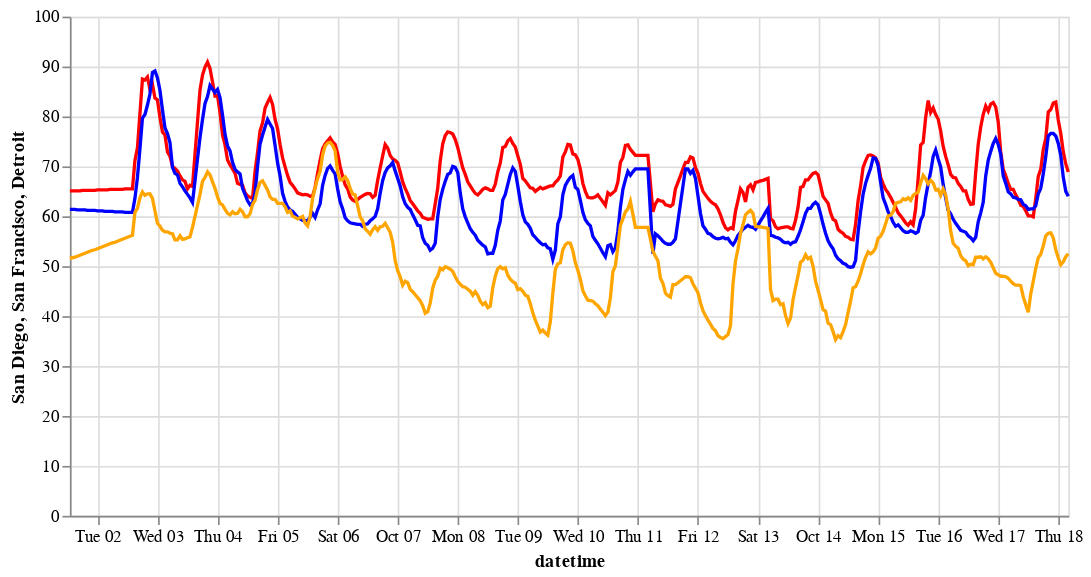

Notebook source saved alongside this figure:
### Markdown cell above
Here is the "correct" way to pass the entries in `chart_list` as arguments to the `alt.layer` function.

Aside from the procedure in this section taking numerous steps, there are other issues as well.  For example, how can we tell from the following chart which color corresponds to which city?  Related to this: there would be no way to add a tooltip to this chart that would display the corresponding city.  (It would be no problem to add a tooltip displaying the temperature or the date.)

### Code cell
alt.layer(*chart_list)

### Figure 1 — Vega-Lite specification as saved in the notebook (floating-point values rounded to 4 significant figures; data arrays with more than 128 entries replaced by an {"elided": "..."} marker saying what was removed)
{"config": {"view": {"continuousWidth": 400, "continuousHeight": 300}}, "layer": [{"mark": "line", "encoding": {"color": {"value": "red"}, "x": {"field": "datetime", "type": "temporal"}, "y": {"field": "San Diego", "type": "quantitative"}}, "width": 600}, {"mark": "line", "encoding": {"color": {"value": "blue"}, "x": {"field": "datetime", "type": "temporal"}, "y": {"field": "San Francisco", "type": "quantitative"}}, "width": 600}, {"mark": "line", "encoding": {"color": {"value": "orange"}, "x": {"field": "datetime", "type": "temporal"}, "y": {"field": "Detroit", "type": "quantitative"}}, "width": 600}], "data": {"name": "data-6c6b5ab0244876408b7e2cb558c90b16"}, "$schema": "https://vega.github.io/schema/vega-lite/v4.17.0.json", "datasets": {"data-6c6b5ab0244876408b7e2cb558c90b16": {"elided": "400 records"}}}
